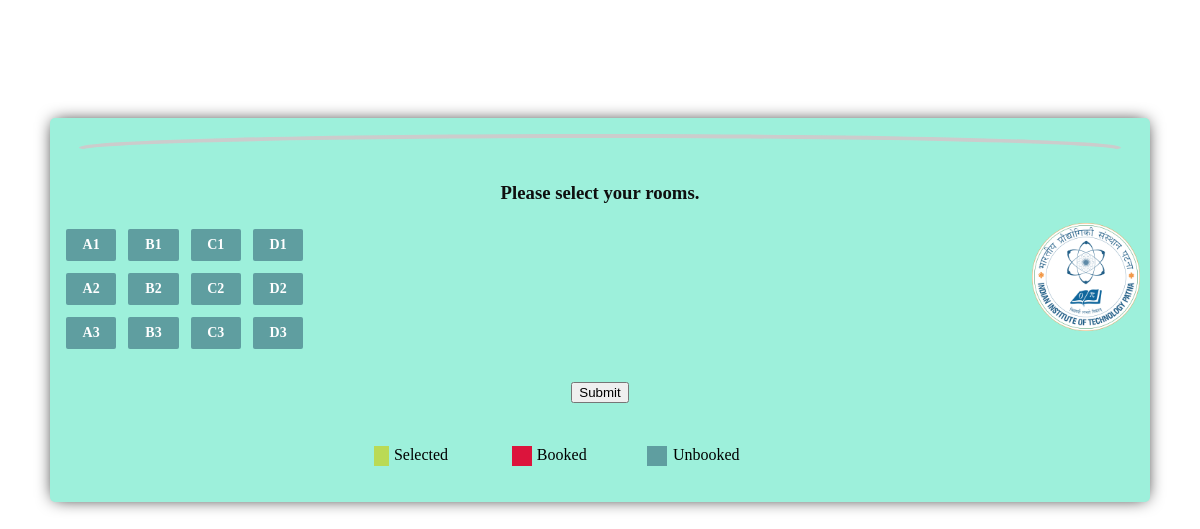
The page /template.php on the database its author committed.
### tables this page shows
CREATE TABLE `rooms` (
  `ID` int(150) NOT NULL,
  `room_id` varchar(200) NOT NULL,
  `floor` int(255) NOT NULL
);

### template.php (the view, shortened to what this page needs)
<?php
$DB_HOST='localhost';
$DB_USER='root';
$DB_PASS='';
$DB_NAME='guests';
$con = mysqli_connect($DB_HOST, $DB_USER, $DB_PASS, $DB_NAME);
$room_query = " SELECT room_id,floor FROM rooms ";
$rooms= mysqli_query($con,$room_query);
$booked_rooms_array=[];
if(mysqli_num_rows($rooms) != 0){
    ?>
    <link rel="stylesheet" type="text/css" href="matrix.css">
     <div class="building">
     <div class="screen-side">
       <div class="screen"></div>
       <h3 class="select-text">Please select your rooms.</h3>
     </div>
     <form class="form" id="room" action="chosenrooms.php" onsubmit="return validateForm()" method="post" name="room">
     <img src='iitp.png' alt = 'iitp_logo' style="float:right;width:10%;height=10%;">
     <ol class="cabin">
       <?php
       $all_rooms=array();
       while($row = mysqli_fetch_array($rooms))
       {
         $all_rooms[]=$row;
       }
       for ($i=1; $i <=4; $i++) {
         ?>
       <li class="rows row--<?php echo $i ?>">
         <ol class="rooms" type="A">
           <?php foreach ($all_rooms as $row1)
           {
             if ($row1["floor"]==$i)
             {
                 if(!(in_array($row1['room_id'],$booked_rooms_array)))
                 {
                   echo '<li class="room">
                     <input class="single-checkbox" type="checkbox" name="check_list[]" onclick=" return checkThis(this,1)" value="'.$row1["room_id"].'" id="'.$row1["room_id"].'" />
                     <label for="'.$row1["room_id"].'">'.$row1["room_id"].'</label>
                   </li>';
                 }
                 else
                 {
                   echo '<li class="room">
                   <input class="single-checkbox" type="checkbox" name="check_list[]" onclick=" return checkThis(this,1)" disabled value="'.$row1["room_id"].'" id="'.$row1["room_id"].'" />
                   <label for="'.$row1["room_id"].'">'.$row1["room_id"].'</label>
                   </li>';
                 }
             }
           }
          ?>
        </ol>
      </li>
       <?php } }
       ?>
         </ol>
         <button type="submit" class="btn btn-primary" id="roomsubmit"  name="roomschosen" style="margin: 2.5% auto 2.5%; display:block;">Submit</button>
         </form>
   <div class="align" style="display: flex; margin-left:25%;">
     <figure style="display: flex; float:left; margin-right:3%;">
       <img src="green.png" alt="" style="height:20px; width:20px; display:inline-block; margin-left:5%; margin-right:2%;">
       <figcaption style="float:right; margin-left:5%; display:inline-block;">Selected</figcaption>
     </figure>
     <figure style="display: flex; float:left; margin-right:3%;">
       <img src="crimson.png" alt="" style="height:20px; width:20px; display:inline-block; margin-left:5%; margin-right:2%;">
       <figcaption style="float:right; margin-left:5%;">Booked</figcaption>
     </figure>
     <figure style="display: flex;float:left; margin-right:3%;">
       <img src="blue.png" alt="" style="height:20px; width:20px; display:inline-block; margin-left:5%; margin-right:2%;">
       <figcaption style="float:right; margin-left:5%;"> Unbooked </figcaption>
     </figure>
   </div>
   </div>

### matrix.css (style rules this page uses)
*, *:before, *:after { box-sizing: border-box; }
.building { margin: 20px auto; margin-top: 10%; margin-bottom: 200px; width: 100%; max-width: 1100px; border-radius: 5px; background-color: rgb(157, 240, 219); padding: 20px 10px; box-shadow: 0px 0px 17px -4px #000; }
.screen-side { text-align: center; }
.screen-side .screen { height: 25px; margin: 0 20px; border-radius: 50%; box-shadow: 0px -3px 0px 1px #ccc; color: #ccc; }
.screen-side .select-text { color: #0f0f0f; }
ol { list-style: none; padding: 0 0; margin: 0; }
.rooms { align: center; display: flex; flex-direction: row; flex-wrap: nowrap; justify-content: flex-start; margin-left: 0; }
.room { display: flex; flex: 0 0 6%; padding: 4px; position: relative; margin:2px; }
.room label { display: block; position: relative; width: 100%; text-align: center; font-size: 14px; font-weight: bold; line-height: 1.5rem; padding: 4px 0; color: #fff; background: #5F9EA0; border-radius: 2px; }

### rows shown on the page
rooms: room "A1"
rooms: room "B1"
rooms: room "C1"
rooms: room "D1"
rooms: room "A2"
rooms: room "B2"
rooms: room "C2"
rooms: room "D2"
rooms: room "A3"
rooms: room "B3"
rooms: room "C3"
rooms: room "D3"
